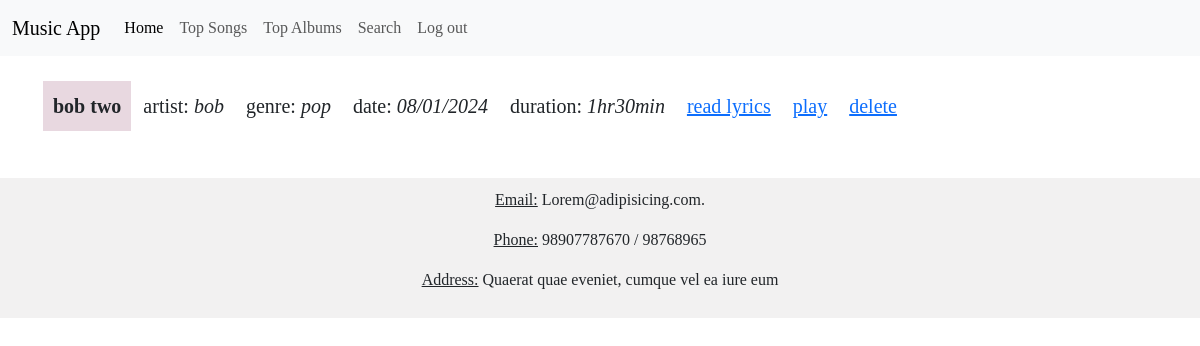
/flagged, run on the app's committed database.
### model.py (models this page shows)
class Song(db.Model):
    id = db.Column(db.Integer, primary_key=True)
    title = db.Column(db.String(128), unique=True, nullable=False)
    genre_name = db.Column(db.String(128))
    date = db.Column(db.String)
    lyrics = db.Column(db.String(10000), nullable=False)
    duration = db.Column(db.String(128))
    creator = db.Column(db.String(128), nullable=False)
    user_id = db.Column(db.Integer, db.ForeignKey('user.id'))
    album_id = db.Column(db.Integer, db.ForeignKey('album.id'))
    ratings = db.relationship('Rating', backref='song')
    genre_id = db.Column(db.Integer, db.ForeignKey('genre.id'))
    avg_rating = db.Column(db.Integer, default=0)
    flag_id = db.Column(db.Integer, db.ForeignKey('flag.id'))

### app.py (the view)
@app.route("/flagged")
def flagged():
    flag_lst = []
    flagged = Flag.query.get(2)
    flag_lst = flagged.songs
    return render_template("flag.html", flag_lst=flag_lst)

### templates/flag.html (shortened to what this page needs)
{% extends "base.html" %}
{% block head %}
{{ super() }}
{% endblock %}
{% block body %}
    <table>
        {% for song in flag_lst %}
        <tr>
            <td><p class="song_title"><b>{{ song.title }}</b></p></td>
            <td><p class="song_artist">artist: <i>{{ song.creator}}</i></p></td>
            <td><p class="song_genre">genre: <i>{{ song.genre_name }}</i></p></td>
            <td><p class="song_date">date: <i>{{ song.date }}</i></p></td>
            <td><p class="song_dur">duration: <i>{{ song.duration }}</i></p></td>
            <td><a href="/{{song.id}}/read_lyrics"><p class="song_lyrics">read lyrics</p></a></td>
            <td><a href="/play"><p class="song_play">play</p></a></td>
            <td><a href="/{{song.id}}/delete_song"><p class="song_play">delete</p></a></td>
        </tr>
        {% endfor %}
    </table>
{% endblock %}

### static/style.css (style rules this page uses)
* { font-family: 'Times New Roman', Times, serif; }
.song_title { font-size: 20px; padding: 10px; background-color: rgb(232, 216, 224); }
.song_artist { font-size: 20px; padding: 10px; }
.song_genre { font-size: 20px; padding: 10px; }
.song_date { font-size: 20px; padding: 10px; }
.song_dur { font-size: 20px; padding: 10px; }
.song_lyrics { font-size: 20px; padding: 10px; }
.song_play { font-size: 20px; padding: 10px; }

### data on the page
Song: title "bob two", creator "bob", genre_name "pop", date "08/01/2024", duration "1hr30min"
